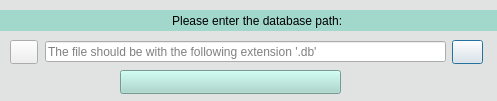
<?xml version="1.0" encoding="UTF-8"?>
<ui version="4.0">
 <class>database</class>
 <widget class="QDialog" name="database">
  <property name="enabled">
   <bool>true</bool>
  </property>
  <property name="geometry">
   <rect>
    <x>0</x>
    <y>0</y>
    <width>497</width>
    <height>101</height>
   </rect>
  </property>
  <property name="maximumSize">
   <size>
    <width>497</width>
    <height>101</height>
   </size>
  </property>
  <property name="palette">
   <palette>
    <active>
     <colorrole role="Button">
      <brush brushstyle="SolidPattern">
       <color alpha="255">
        <red>225</red>
        <green>227</green>
        <blue>227</blue>
       </color>
      </brush>
     </colorrole>
     <colorrole role="Text">
      <brush brushstyle="SolidPattern">
       <color alpha="255">
        <red>0</red>
        <green>170</green>
        <blue>0</blue>
       </color>
      </brush>
     </colorrole>
     <colorrole role="ButtonText">
      <brush brushstyle="SolidPattern">
       <color alpha="255">
        <red>0</red>
        <green>0</green>
        <blue>127</blue>
       </color>
      </brush>
     </colorrole>
     <colorrole role="Base">
      <brush brushstyle="SolidPattern">
       <color alpha="255">
        <red>225</red>
        <green>227</green>
        <blue>227</blue>
       </color>
      </brush>
     </colorrole>
     <colorrole role="Window">
      <brush brushstyle="SolidPattern">
       <color alpha="255">
        <red>225</red>
        <green>227</green>
        <blue>227</blue>
       </color>
      </brush>
     </colorrole>
    </active>
    <inactive>
     <colorrole role="Button">
      <brush brushstyle="SolidPattern">
       <color alpha="255">
        <red>225</red>
        <green>227</green>
        <blue>227</blue>
       </color>
      </brush>
     </colorrole>
     <colorrole role="Text">
      <brush brushstyle="SolidPattern">
       <color alpha="255">
        <red>0</red>
        <green>170</green>
        <blue>0</blue>
       </color>
      </brush>
     </colorrole>
     <colorrole role="ButtonText">
      <brush brushstyle="SolidPattern">
       <color alpha="255">
        <red>0</red>
        <green>0</green>
        <blue>127</blue>
       </color>
      </brush>
     </colorrole>
     <colorrole role="Base">
      <brush brushstyle="SolidPattern">
       <color alpha="255">
        <red>225</red>
        <green>227</green>
        <blue>227</blue>
       </color>
      </brush>
     </colorrole>
     <colorrole role="Window">
      <brush brushstyle="SolidPattern">
       <color alpha="255">
        <red>225</red>
        <green>227</green>
        <blue>227</blue>
       </color>
      </brush>
     </colorrole>
    </inactive>
    <disabled>
     <colorrole role="Button">
      <brush brushstyle="SolidPattern">
       <color alpha="255">
        <red>225</red>
        <green>227</green>
        <blue>227</blue>
       </color>
      </brush>
     </colorrole>
     <colorrole role="Text">
      <brush brushstyle="SolidPattern">
       <color alpha="255">
        <red>120</red>
        <green>120</green>
        <blue>120</blue>
       </color>
      </brush>
     </colorrole>
     <colorrole role="ButtonText">
      <brush brushstyle="SolidPattern">
       <color alpha="255">
        <red>120</red>
        <green>120</green>
        <blue>120</blue>
       </color>
      </brush>
     </colorrole>
     <colorrole role="Base">
      <brush brushstyle="SolidPattern">
       <color alpha="255">
        <red>225</red>
        <green>227</green>
        <blue>227</blue>
       </color>
      </brush>
     </colorrole>
     <colorrole role="Window">
      <brush brushstyle="SolidPattern">
       <color alpha="255">
        <red>225</red>
        <green>227</green>
        <blue>227</blue>
       </color>
      </brush>
     </colorrole>
    </disabled>
   </palette>
  </property>
  <property name="focusPolicy">
   <enum>Qt::NoFocus</enum>
  </property>
  <property name="windowTitle">
   <string>Database</string>
  </property>
  <property name="windowIcon">
   <iconset>
    <normaloff>../icons/database-import.png</normaloff>../icons/database-import.png</iconset>
  </property>
  <property name="toolTip">
   <string/>
  </property>
  <property name="styleSheet">
   <string notr="true">QDialog{
	font: 8pt &quot;Frutiger LT Com 55 Roman&quot;;
background-color:rgb(225, 227, 227)
}
</string>
  </property>
  <property name="modal">
   <bool>false</bool>
  </property>
  <widget class="QLineEdit" name="lineEdit1">
   <property name="geometry">
    <rect>
     <x>45</x>
     <y>41</y>
     <width>401</width>
     <height>21</height>
    </rect>
   </property>
   <property name="toolTip">
    <string>&lt;!DOCTYPE HTML PUBLIC &quot;-//W3C//DTD HTML 4.0//EN&quot; &quot;http://www.w3.org/TR/REC-html40/strict.dtd&quot;&gt;
&lt;html&gt;&lt;head&gt;&lt;meta name=&quot;qrichtext&quot; content=&quot;1&quot; /&gt;&lt;style type=&quot;text/css&quot;&gt;
p, li { white-space: pre-wrap; }
&lt;/style&gt;&lt;/head&gt;&lt;body style=&quot; font-family:'MS Shell Dlg 2'; font-size:8pt; font-weight:400; font-style:normal;&quot;&gt;
&lt;p style=&quot; margin-top:12px; margin-bottom:12px; margin-left:0px; margin-right:0px; -qt-block-indent:0; text-indent:0px;&quot;&gt;&lt;span style=&quot;&lt;html&gt;&lt;head/&gt;&lt;body&gt;&lt;p align=&quot;justify&quot;&gt;&lt;span style=&quot; font-size:7pt;&quot;&gt;Enter the absolute path to the database file! if it is empty the default path is 'newdatabase.db' in the database directory.&lt;/span&gt;&lt;/p&gt;&lt;/body&gt;&lt;/html&gt;</string>
   </property>
   <property name="styleSheet">
    <string notr="true">color: rgb(0, 0, 0);
font: 8pt &quot;Frutiger 55 Roman&quot;;</string>
   </property>
   <property name="inputMask">
    <string/>
   </property>
   <property name="text">
    <string/>
   </property>
   <property name="placeholderText">
    <string>The file should be with the following extension '.db'</string>
   </property>
  </widget>
  <widget class="QPushButton" name="browse1">
   <property name="geometry">
    <rect>
     <x>452</x>
     <y>40</y>
     <width>31</width>
     <height>24</height>
    </rect>
   </property>
   <property name="toolTip">
    <string>&lt;html&gt;&lt;head/&gt;&lt;body&gt;&lt;p align=&quot;justify&quot;&gt;&lt;span style=&quot; font-size:7pt;&quot;&gt;Browse an existing database '.db' file!&lt;/span&gt;&lt;/p&gt;&lt;/body&gt;&lt;/html&gt;</string>
   </property>
   <property name="statusTip">
    <string/>
   </property>
   <property name="styleSheet">
    <string notr="true">QDialog{
	font: 8pt &quot;Frutiger LT Com 55 Roman&quot;;
background-color:rgb(225, 227, 227)
}
</string>
   </property>
   <property name="text">
    <string/>
   </property>
   <property name="icon">
    <iconset>
     <normaloff>../icons/database-import.png</normaloff>../icons/database-import.png</iconset>
   </property>
  </widget>
  <widget class="QLabel" name="label1">
   <property name="geometry">
    <rect>
     <x>0</x>
     <y>10</y>
     <width>501</width>
     <height>21</height>
    </rect>
   </property>
   <property name="styleSheet">
    <string notr="true">background-color: rgb(162, 215, 203);
font: 10pt &quot;Frutiger 55 Roman&quot;;
</string>
   </property>
   <property name="text">
    <string>    Please enter the database path:</string>
   </property>
   <property name="alignment">
    <set>Qt::AlignCenter</set>
   </property>
  </widget>
  <widget class="QPushButton" name="clear1">
   <property name="geometry">
    <rect>
     <x>10</x>
     <y>40</y>
     <width>28</width>
     <height>24</height>
    </rect>
   </property>
   <property name="toolTip">
    <string>&lt;html&gt;&lt;head/&gt;&lt;body&gt;&lt;p align=&quot;justify&quot;&gt;&lt;span style=&quot; font-size:7pt;&quot;&gt;Delete the path&lt;/span&gt;&lt;/p&gt;&lt;/body&gt;&lt;/html&gt;</string>
   </property>
   <property name="styleSheet">
    <string notr="true">QDialog{
	font: 8pt &quot;Frutiger LT Com 55 Roman&quot;;
background-color:rgb(225, 227, 227)
}
</string>
   </property>
   <property name="text">
    <string/>
   </property>
   <property name="icon">
    <iconset>
     <normaloff>../icons/eraser--pencil.png</normaloff>../icons/eraser--pencil.png</iconset>
   </property>
  </widget>
  <widget class="QPushButton" name="validate1">
   <property name="geometry">
    <rect>
     <x>120</x>
     <y>70</y>
     <width>221</width>
     <height>24</height>
    </rect>
   </property>
   <property name="toolTip">
    <string>&lt;html&gt;&lt;head/&gt;&lt;body&gt;&lt;p align=&quot;justify&quot;&gt;&lt;span style=&quot; font-size:7pt;&quot;&gt;Validate the inputs to store it in memory!&lt;/span&gt;&lt;/p&gt;&lt;/body&gt;&lt;/html&gt;</string>
   </property>
   <property name="styleSheet">
    <string notr="true">background-color: rgb(162, 215, 203);
font: 10pt &quot;Frutiger 55 Roman&quot;;
</string>
   </property>
   <property name="text">
    <string/>
   </property>
   <property name="icon">
    <iconset>
     <normaloff>../icons/tick.png</normaloff>../icons/tick.png</iconset>
   </property>
   <property name="checkable">
    <bool>false</bool>
   </property>
   <property name="default">
    <bool>false</bool>
   </property>
   <property name="flat">
    <bool>false</bool>
   </property>
  </widget>
 </widget>
 <resources/>
 <connections>
  <connection>
   <sender>clear1</sender>
   <signal>clicked()</signal>
   <receiver>lineEdit1</receiver>
   <slot>clear()</slot>
   <hints>
    <hint type="sourcelabel">
     <x>23</x>
     <y>51</y>
    </hint>
    <hint type="destinationlabel">
     <x>245</x>
     <y>51</y>
    </hint>
   </hints>
  </connection>
 </connections>
</ui>
